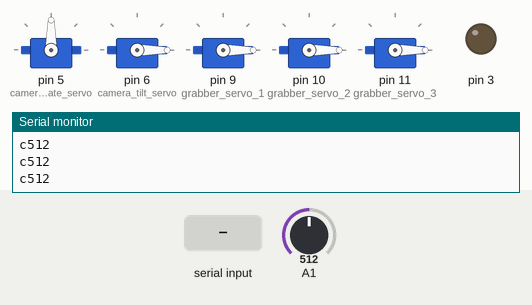
Recording of a sketch running on a simulated Arduino Nano, built with avr-gcc and run on an emulated ATmega328P. Shown: 5 × servo, output pins drawn as LEDs (lit = HIGH), the last lines printed to the serial monitor. The inputs (shaded band) are chosen by the test bench; at power-on: A1 = 512.

Above: at 1.2 s.
1.3 s: "5\n" received over Serial
At 1.9 s:
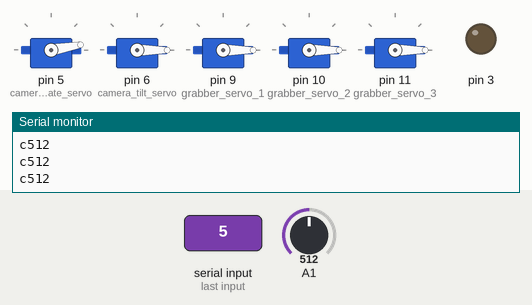
2.8 s: "1,90\n" received over Serial
At 4.1 s:
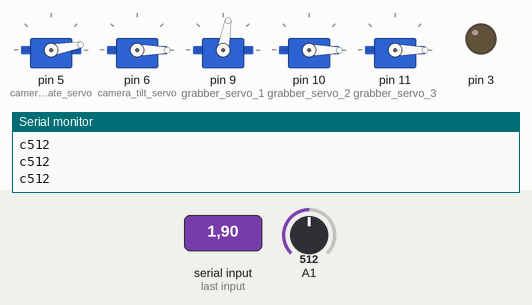
Timing chart, 0 to 5.8 s (numbered marks = the images above; inputs shaded):
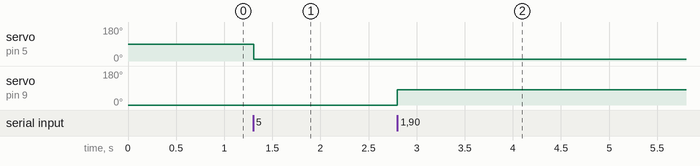

Measured:
- after the input at 1.3 s, servo on pin 5 (camera_rotate_servo): 90° → 10° at once
- after the input at 2.8 s, servo on pin 9 (grabber_servo_1): 0° → 80° at once

The sketch:

GrabberWithSensors.ino
```cpp
/*  5 The micro-servos have been physically labelled, from 1 to 5.
 *  ID 1 is the camera-tilt servo, ID 2 is the camera-tilt servo.
 *  Servos 3 to 5 are the grabber servos, which operate in the same manner.
 */

#include <Servo.h>


// ADJUST THESE VALUES SHOULD MICRO-SERVOS BE REPLACED.
// These two arrays use the format "array_name[] = [limit_for_servo_1, limit_for_servo_2, ... , limit_for_servo_5]"


// The "Servo" objects are initialised in the Arduino Nano's internal memory.

Servo grabber_servo_1;
Servo grabber_servo_2;
Servo grabber_servo_3;
Servo camera_tilt_servo;
Servo camera_rotate_servo;

int ServoID = 1;
int Value = 0;
long CurrentTime;
long ElapsedTime;
long PreviousTime;
bool laser = false;


// A list of references to the servo objects are created to make the code more efficient.

Servo servo_list[] = {camera_tilt_servo, camera_rotate_servo, grabber_servo_1, grabber_servo_2, grabber_servo_3};

//  NOTE: Change these values depending on what sensors are plugged into the robot & Arduino Nano.
char CO2_state = true;
char temperature_state = false;

// A "Sensor" object allows the arduino to run much more effeciently.
class Sensor {
  public:
    bool state;
    char identifier;
    String Name;
    int pin;
    // This initialise function allows the objects to be setup.
    Sensor(String n, int p, bool s, char i){
      Name = n; pin = p; state = s; identifier = i;
      }

};

// The sensor objects are then created, set-up and added to the list of sensors.
Sensor co2_sensor("CO2 Sensor", 1, CO2_state, 'c');
Sensor temperature_sensor("Temperature Sensor", 2, temperature_state, 't');

Sensor sensor_list[] = {co2_sensor, temperature_sensor};
int sensor_count = 2;

void setup() {
  // A serial communication line on a baud rate of 115200 is established. This is how data is sent and recieved from the raspberry pi.
  Serial.begin(115200);

  // The servo objects are allocated their respective pins on the arduino nano.
  // NOTE: These must be PWM-capable pins, otherwise the servo's will not work as intended.
  // A pinout guide to the Arduino Nano is available at https://i.stack.imgur.com/W9Ril.png

  camera_rotate_servo.attach(5);
  camera_tilt_servo.attach(6);
  grabber_servo_1.attach(9);
  grabber_servo_2.attach(10);
  grabber_servo_3.attach(11);

  grabber_servo_1.write(0);
  grabber_servo_2.write(0);
  grabber_servo_3.write(0);
  camera_tilt_servo.write(0);
  camera_rotate_servo.write(90);
  PreviousTime = millis();
  pinMode(3, OUTPUT);
  // These last two lines show a debugging user the program has setup completely.
  Serial.setTimeout(5);

}


// The readPin procedure takes a Sensor object as input, and sends the data to the Raspberry Pi using the Serial.print commands.
void readPin(Sensor sensor) {
    Serial.print(sensor.identifier);
    Serial.println(analogRead(sensor.pin));
}

void loop() {
    // The flush() function ensures the sent data doesn't accidently interfere with the data intended for the servos.
    Serial.flush();

    // Code below is for moving the grabber using the values input

    if(Serial.available() > 0) {
        //Serial.println(grabber_servo_1.read() + grabber_servo_2.read() + grabber_servo_3.read() + camera_tilt_servo.read() + camera_rotate_servo.read());

        ServoID = Serial.parseInt();
        Value = Serial.parseInt();

        //Serial.println(ServoID);
        //Serial.println(Value);
        if (ServoID == int(1)) {
            if (Value <= 0) {
              grabber_servo_1.write(0);
            } else if (Value > 80){
              grabber_servo_1.write(80);
            } else{
              grabber_servo_1.write(Value);
            }

        } else if (ServoID == int(2)) {
            if (Value <= 0) {
              grabber_servo_2.write(0);
            } else if (Value > 80){
              grabber_servo_2.write(80);
            } else{
              grabber_servo_2.write(Value);
            }
        } else if (ServoID == int(3)) {
            if (Value <= 0) {
              grabber_servo_3.write(0);
            } else if (Value > 80){
              grabber_servo_3.write(80);
            } else{
              grabber_servo_3.write(Value);
            }
        } else if (ServoID == int(4)) {
            if (Value < 2){
              camera_tilt_servo.write(2);
            } else if (Value > 90){
              camera_tilt_servo.write(90);
            } else {
              camera_tilt_servo.write(Value);
            }
        } else if (ServoID == int(5)) {
            if (Value < 10){
              camera_rotate_servo.write(10);
            } else if (Value > 170){
              camera_rotate_servo.write(170);
            } else {
              camera_rotate_servo.write(Value);
            }
        } else if (ServoID == int(0)) {
            digitalWrite(3,LOW);
            laser = false;

        } else if (ServoID == int(9)) {
            digitalWrite(3,HIGH);
            laser = true;

        }


    }


    // This "For" loop will check the state of each sensor, and if it is "True", it will send data to the Raspberry Pi using the readPin() function
    CurrentTime = millis();
    ElapsedTime = CurrentTime - PreviousTime;
    if (ElapsedTime >= 250){
      PreviousTime = CurrentTime;
      for(int i = 0; i < sensor_count; i++)
      {

        if(sensor_list[i].state == true)
        {
          readPin(sensor_list[i]);
        }
      }
    }


    delay(1);
}
```
